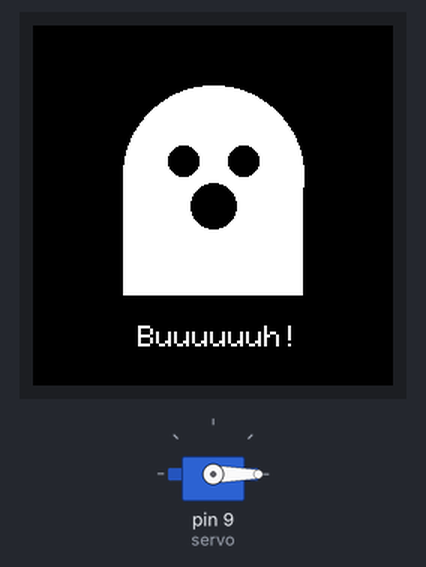
This sketch was run on a simulated Arduino Uno, built with avr-gcc and run on an emulated ATmega328P. Parts: 240×240 colour display, servo.

Above: at 10.2 s.
At 60.6 s:
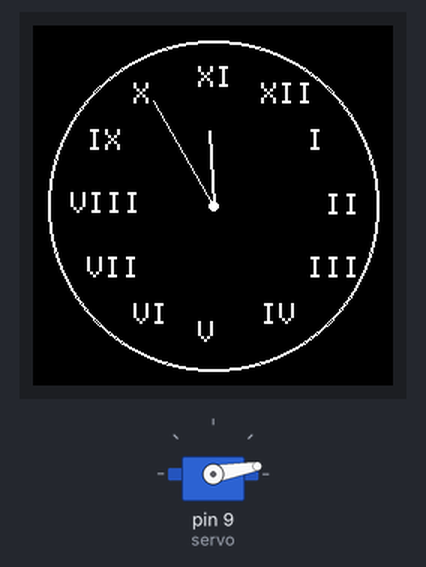
At 120.6 s:
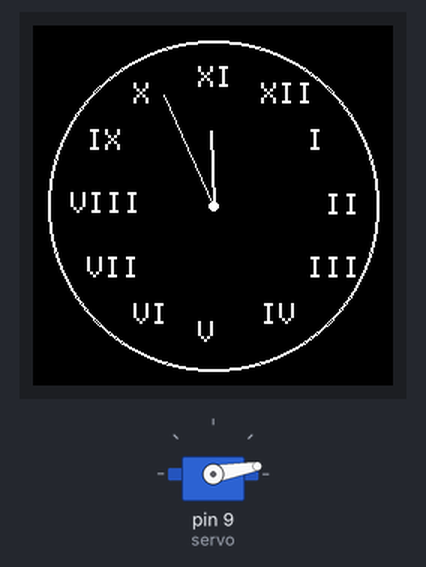
Timing chart, 0 to 122.1 s (numbered marks = the images above):
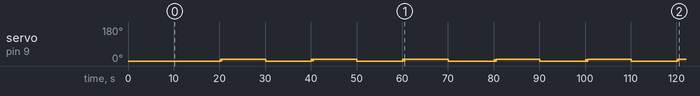

The sketch:

ghost_train.ino
```cpp
#include "SPI.h"
#include "Adafruit_GFX.h"
#include "Adafruit_GC9A01A.h"
#include <Servo.h>

#define TFT_DC 7
#define TFT_CS 10

// Hardware SPI on Feather or other boards
Adafruit_GC9A01A tft(TFT_CS, TFT_DC);


int hour = 11;
int minute = 55;
unsigned long lastUpdate = 0;
bool showClock = true;

int pos = 0;
Servo servo;

void setup() {
  tft.begin();
  tft.setRotation(0);
  tft.fillScreen(GC9A01A_BLACK);
  servo.attach(9);
  servo.write(pos);
}

void loop() {
  unsigned long now = millis();

  // jede 60 Sekunden +1 Minute simulieren
  if (now - lastUpdate > 60000) {
    minute++;
    if (minute >= 60) {
      minute = 0;
      hour = (hour + 1) % 12;
    }
    lastUpdate = now;
  }

  // alle 10 Sekunden Wechsel zwischen Uhr und Geist
  if ((now / 10000) % 2 == 0) {
    if (!showClock) {
      drawClock(hour, minute);
      showClock = true;
      moveMouth();
    }
  } else {
    if (showClock) {
      drawGhost();
      showClock = false;
      servo.write(pos);
    }
  }
}

void moveMouth() {
  for (int j = 0; j < 5; j++) {
    servo.write(pos);
    delay(50);
    servo.write(pos + 10);
    delay(50);
  }
}

// Analoge Uhr
void drawClock(int h, int m) {
  drawClockFace();          // Hintergrund neu
  drawHands(hour, minute);  // Zeiger neu
}

// Einfacher Geist
void drawGhost() {
  tft.fillScreen(GC9A01A_BLACK);

  int cx = 120, cy = 100;

  // Körper
  tft.fillCircle(cx, cy, 60, GC9A01A_WHITE);
  tft.fillRect(cx - 60, cy, 120, 80, GC9A01A_WHITE);

  // Augen
  tft.fillCircle(cx - 20, cy - 10, 10, GC9A01A_BLACK);
  tft.fillCircle(cx + 20, cy - 10, 10, GC9A01A_BLACK);

  // Mund
  tft.fillCircle(cx, cy + 20, 15, GC9A01A_BLACK);

  // Schrift
  tft.setCursor(70, 200);
  tft.setTextColor(GC9A01A_WHITE);
  tft.setTextSize(2);
  tft.print("Buuuuuuh!");
}

void drawClockFace() {
  int cx = 120, cy = 120, r = 110;

  tft.fillScreen(GC9A01A_BLACK);

  // Außenring
  tft.drawCircle(cx, cy, r, GC9A01A_WHITE);
  tft.drawCircle(cx, cy, r - 1, GC9A01A_WHITE);

  // Römische Ziffern
  tft.setTextColor(GC9A01A_WHITE);
  tft.setTextSize(2);
  const char* numerals[12] = { "XII", "I", "II", "III", "IV", "V", "VI", "VII", "VIII", "IX", "X", "XI" };
  for (int i = 0; i < 12; i++) {
    float angle = (i * 30 - 60) * PI / 180;  // -60 = Start oben
    int x = cx + cos(angle) * (r - 25);
    int y = cy + sin(angle) * (r - 25);
    tft.setCursor(x - 10, y - 8);
    tft.print(numerals[i]);
  }
}

void drawHands(int h, int m) {
  int cx = 120, cy = 120;

  // Stundenzeiger
  float hAngle = ((h % 12) + m / 60.0) * 30 * PI / 180;
  int hx = cx + cos(hAngle - PI / 2) * 50;
  int hy = cy + sin(hAngle - PI / 2) * 50;
  tft.drawLine(cx, cy, hx, hy, GC9A01A_WHITE);
  tft.drawLine(cx + 1, cy, hx + 1, hy, GC9A01A_WHITE);

  // Minutenzeiger
  float mAngle = m * 6 * PI / 180;
  int mx = cx + cos(mAngle - PI / 2) * 80;
  int my = cy + sin(mAngle - PI / 2) * 80;
  tft.drawLine(cx, cy, mx, my, GC9A01A_WHITE);

  // Mittelpunkt
  tft.fillCircle(cx, cy, 3, GC9A01A_WHITE);
}
```

Measured:
- by itself, servo on pin 9 (servo): repeats every 20.0 s: 3 × (0° 0.05 s, 10° 0.05 s), 0° 0.05 s, 10° 9.6 s, 0° 10.0 s, 10° 0.05 s
- what the display in image 0 shows lasts 9.9 s, from 10.1 s to 20.0 s
